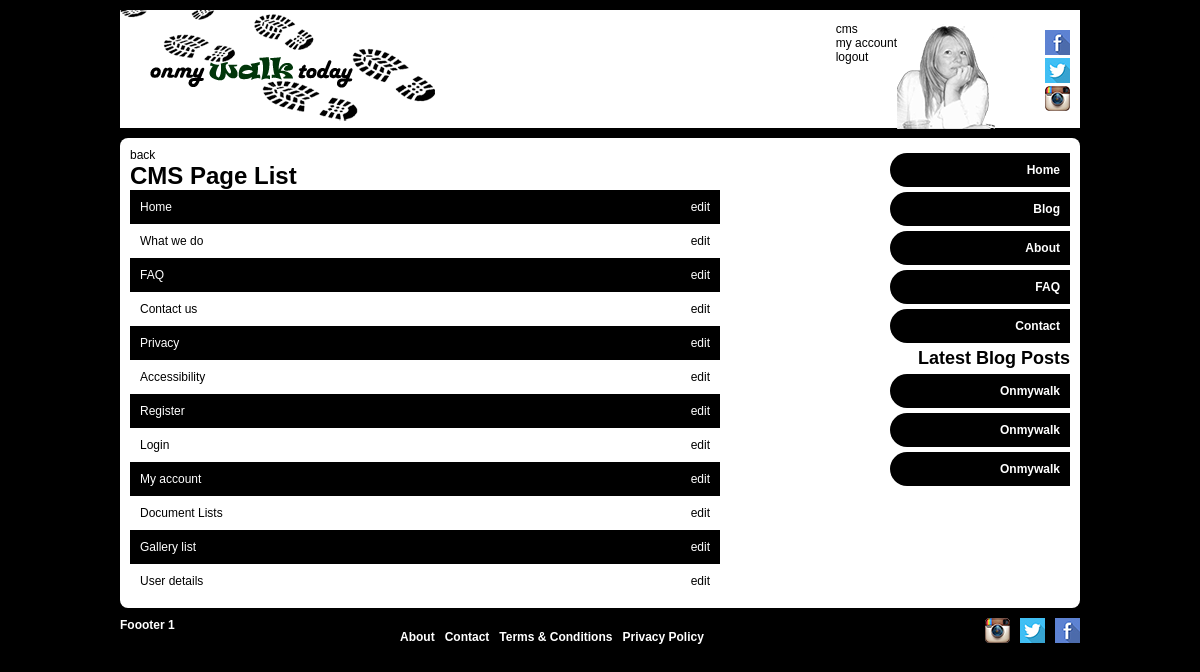
The page /index.php?page=cms (signed in) on the database its author committed.
### tables this page shows
CREATE TABLE IF NOT EXISTS `pages` (
  `pageid` int(11) NOT NULL,
  `pageTitle` text,
  `pageContent` text,
  `pageName` varchar(30) NOT NULL,
  `deleted` int(11) DEFAULT '0'
);

### application/controllers/cms_controller.php (called while the page is built)
<?php
include(DATA . 'cms.php');
include(LAYOUT . 'head.php');
include(LAYOUT . 'header.php');
include(VIEWS . $pageView . '.php');
include(LAYOUT . 'footer.php');
?>

### application/data/cms.php (called while the page is built, shortened)
<?php
	if($_POST) {
		$pageId = stripslashes(trim($_POST['pageId']));
		$pageTitle = stripslashes(trim($_POST['pageTitle']));
		$pageContent = stripslashes(trim($_POST['pageContent']));
		$stmt = $db->prepare('UPDATE pages SET pageTitle = :pageTitle, pageContent = :pageContent WHERE pageId = :pageId');
		$stmt->bindValue(':pageTitle', $pageTitle, PDO::PARAM_STR);
		$stmt->bindValue(':pageContent', $pageContent, PDO::PARAM_STR);
		$stmt->bindValue(':pageId', $pageId, PDO::PARAM_INT);
		if($stmt->execute()){
			header('Location: ' . SITE_ROOT . 'index.php?page=cms&update=true&pageId=' . $pageId);
		} else {
			header('Location: ' . SITE_ROOT . 'index.php?page=cms&error=true&pageId=' . $pageId);
		}
	} else {
		$stmt = $db->prepare('SELECT pageId, pageTitle, deleted FROM pages');
		$stmt->execute();
		$content = $stmt->fetchAll(PDO::FETCH_ASSOC);
		$colCount = 0;
	}
?>

### application/views/cms.php (the view, shortened to what this page needs)
<div class="contentContainer">
	<?php include(LAYOUT . 'sideNav.php');  ?>
	<div class="content left">
		<div class="backButton">
			<a href="<?php echo SITE_ROOT; ?>?page=myaccount">back</a>
		</div>
		<h1>CMS Page List</h1>
		<div class="cmsContainer">
			<?php foreach ($content as $row) : ?>
				<?php
				if ($colCount == 1) {
					$colCount = -1;
					$colClass = 'white';
				} else {
					$colClass = 'blue';
				}
				?>
				<div class="listRow <?php echo $colClass; ?>">
					<div class="listCol"><a href="<?php echo SITE_ROOT; ?>?page=cms&pageId=<?php echo $row['pageId']; ?>">edit</a></div>
					<?php echo $row['pageTitle']; ?>
				</div>
				<?php $colCount++; ?>
			<?php endforeach; ?>
		</div>
	</div>
</div>

### index.php (shortened to what this page needs)
<?php
if (isset($_GET['page'])) {
	$page = stripslashes(trim($_GET["page"]));
} else if (empty($_GET['page']) == 'home') {
	$page = 'home';
}
$file = CONTROLLERS . $page . '_controller.php';
if (isset($page) && file_exists($file)) {
	include($file);
} else {
	include(CONTROLLERS . '404_controller.php');
}
?>

### site/layout/head.php (shortened to what this page needs)
<!DOCTYPE html>
<html>
	<head>
		<link rel="stylesheet" type="text/css" href="<?php echo CSS; ?>styles.css" />
		<link rel="stylesheet" type="text/css" href="<?php echo CSS; ?>layout.css" />
		<link type="text/css" href="<?php echo STYLES; ?>bottom.css" rel="stylesheet" />
</head>
<body>

### site/layout/header.php
<div id="headerContainer">
	<div id="socialLinks">
		<div><a href="" target="_blank"><img src="<?php echo IMAGES; ?>btn_facebook.jpg" alt="Facebook Link" /></a></div>
		<div><a href="" target="_blank"><img src="<?php echo IMAGES; ?>btn_twitter.jpg" alt="Twitter Link" /></a></div>
		<div><a href="" target="_blank"><img src="<?php echo IMAGES; ?>btn_instagram.png" alt="Instagram Link" /></a></div>
	</div>
	<div id="jean">
		<img src="<?php echo IMAGES; ?>jean.png" alt="Jean Collins Picture" />
	</div>
	<div id="headerLogin">
		<?php include(LAYOUT . 'headerLogin.php'); ?>
	</div>
	<div id="logo">
		<a href="http://localhost/onmywalktoday.co.uk/onmywalktoday/v2/"><img src="<?php echo IMAGES; ?>logoNew.png" alt="Onmywalktoday Logo" /></a>
	</div>
</div>

### site/layout/headerLogin.php (shortened to what this page needs)
<?php if (isset($_SESSION['loggedIn'])) { ?>
	<div id="headerAccount">
		<ul>
			<?php if (isset($_SESSION['userLevel']) && $_SESSION['userLevel'] == 'admin') { ?>
				<li><a href="<?php echo SITE_ROOT; ?>?page=cms">cms</a></li>
			<?php } ?>
			<li><a href="<?php echo SITE_ROOT; ?>?page=myaccount">my account</a></li>
			<li><a href="<?php echo SITE_ROOT; ?>?page=logout">logout</a></li>
		</ul>
	</div>
<?php } ?>

### site/layout/sideNav.php
<div class="content right">
    <ul class="sideNav">
        <li><a href="?page=home"<?php if($page == 'home' || !$page) : echo 'class="selected"'; endif; ?>>Home</a></li>
        <li><a href="?page=blog"<?php if($page == 'blog') : echo 'class="selected"'; endif; ?>>Blog</a></li>
        <li><a href="?page=about"<?php if($page == 'about') : echo 'class="selected"'; endif; ?>>About</a></li>
        <li><a href="?page=faq"<?php if($page == 'faq') : echo 'class="selected"'; endif; ?>>FAQ</a></li>
        <li><a href="?page=contact"<?php if($page == 'contact') : echo 'class="selected"'; endif; ?>>Contact</a></li>
    </ul>
    <ul class="sideNav">
        <li><h2>Latest Blog Posts</h2></li>
        <li><a href="">Onmywalk</a></li>
        <li><a href="">Onmywalk</a></li>
        <li><a href="">Onmywalk</a></li>
    </ul>
</div>

### site/layout/footer.php
        <div id="footerContainer">
            <div class="right">
				<div><a href="" target="_blank"><img src="<?php echo IMAGES; ?>btn_facebook.jpg" alt="Facebook Link" /></a></div>
				<div><a href="" target="_blank"><img src="<?php echo IMAGES; ?>btn_twitter.jpg" alt="Twitter Link" /></a></div>
				<div><a href="" target="_blank"><img src="<?php echo IMAGES; ?>btn_instagram.png" alt="Instagram Link" /></a></div>
			</div>
			<div class="left">
				Foooter 1
			</div>
			<div class="centre">
				<ul>
					<li><a href="?page=about">About</a></li>
					<li><a href="?page=contact">Contact</a></li>
					<li><a href="?page=terms">Terms &amp; Conditions</a></li>
					<li><a href="?page=privacy">Privacy Policy</a></li>
				</ul>
			</div>
        </div>
	</body>
</html>

### site/css/styles.css (style rules this page uses)
a:link, a:visited, a:hover, a:active { color: #000; text-decoration: none; }
ul { list-style-type: none; }

### site/css/layout.css (style rules this page uses)
body { padding: 0px; margin: 0px; font-size: 12px; font-family: sans-serif; color: #000; background-color: #000; }
h1 { margin: 0px; padding: 0px; }
@media screen and (min-width: 451px) { .contentContainer { width: 960px; margin: 0px auto; background-color: #FFF; margin-top: 10px; border-radius: 8px; } }
@media screen and (min-width: 451px) { #headerContainer { color: #000; width: 960px; margin: 0 auto; margin-top: 10px; } }
@media screen and (min-width: 451px) { #logo { width: 960px; margin: 0px auto 0px auto; font-size: 30px; background-color: #FFF; } }
@media screen and (min-width: 451px) { #headerLogin { float: right; margin: 0px; } }
@media screen and (min-width: 451px) { #jean { float: right; margin: 9px 40px 0px 0px; } }
@media screen and (min-width: 451px) { #socialLinks { float: right; margin: 20px 10px; } }
@media screen and (min-width: 451px) { .content { padding: 10px; } }
@media screen and (min-width: 451px) { .content.left { float: left; width: 590px; } }
@media screen and (min-width: 451px) { .content.right { float: right; width: 180px; } }
@media screen and (min-width: 451px) { ul.sideNav { width: 100%; margin: 0px; padding: 0px; } }
@media screen and (min-width: 451px) { ul.sideNav li { margin: 5px 0px; list-style-type: none; text-align: right; } }
@media screen and (min-width: 451px) { ul.sideNav li h2 { margin: 0px; padding: 0px; } }
@media screen and (min-width: 451px) { ul.sideNav li a:link, ul.sideNav li a:visited, ul.sideNav li a:hover, ul.sideNav li a:active { display: block; padding: 10px; background-color: #000; color: #FFF; font-weight: bold; text-decoration: none; border-top-left-radius: 20px; border-bottom-left-radius: 20px; } }
@media screen and (min-width: 451px) { #footerContainer { width: 960px; margin: 10px auto 70px auto; color: #FFF; font-weight: bold; } }
@media screen and (min-width: 451px) { #footerContainer .left { float: left; width: 25%; } }
@media screen and (min-width: 451px) { #footerContainer .right { float: right; width: 25%; text-align: right; } }
@media screen and (min-width: 451px) { #footerContainer .right div { float: right; margin-left: 10px; } }
@media screen and (min-width: 451px) { #footerContainer .centre { float: left; width: 50%; text-align: left; } }
@media screen and (min-width: 451px) { #footerContainer .centre ul li { float: left; margin-right: 10px; } }
@media screen and (min-width: 451px) { #footerContainer .centre a:link, #footerContainer .centre a:active, #footerContainer .centre a:hover, #footerContainer .centre a:visited { color: #FFF; text-decoration: none; } }
.listRow { padding: 10px; }
.listRow.blue { background-color: #000; color: #FFF; }
.listRow.blue a:link { color: #FFF; }
.listCol { float: right; }

### site/styles/base.css (style rules this page uses)
body { font-family:Helvetica, sans-serif; }
a { color:white; }

### rows shown on the page
pages: pageTitle "Home"
pages: pageTitle "What we do"
pages: pageTitle "FAQ"
pages: pageTitle "Contact us"
pages: pageTitle "Privacy"
pages: pageTitle "Accessibility"
pages: pageTitle "Register"
pages: pageTitle "Login"
pages: pageTitle "My account"
pages: pageTitle "Document Lists"
pages: pageTitle "Gallery list"
pages: pageTitle "User details"
